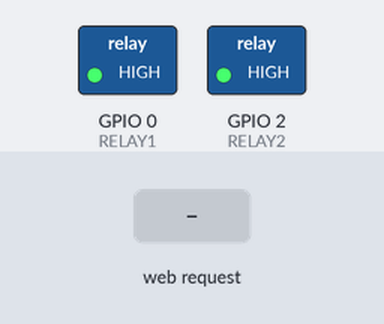
This sketch was run on a simulated ESP8266 (NodeMCU). Parts: switched loads named in the sketch (green lamp = pin HIGH). The test bench sets the inputs (shaded band). WiFi joins after 1.5 s; servers stay silent unless stated; what the sketch prints to the serial monitor is not drawn.

Above: at 2.7 s.
2.8 s: HTTP request GET /ON1 received
At 3.2 s:
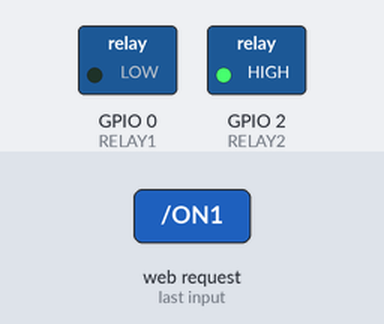
4.3 s: HTTP request GET /ON2 received
At 5.5 s:
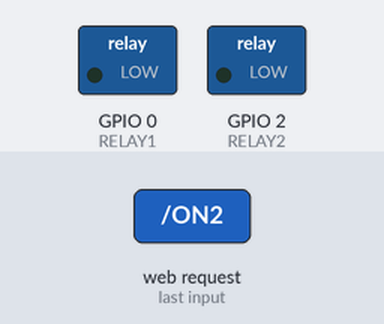
5.8 s: HTTP request GET /OFF1 received
At 6.7 s:
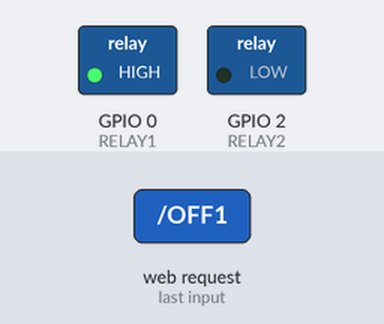
7.3 s: HTTP request GET /OFF2 received
At 7.9 s:
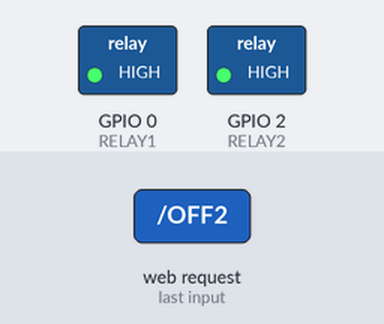
Timing chart, 0 to 9.8 s (numbered marks = the images above; inputs shaded):
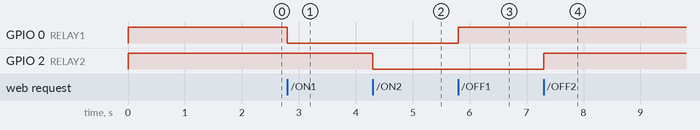

Measured:
- after the input at 2.8 s, GPIO 0 (RELAY1): HIGH → LOW at once
- after the input at 4.3 s, GPIO 2 (RELAY2): HIGH → LOW at once
- after the input at 5.8 s, GPIO 0 (RELAY1): LOW → HIGH at once
- after the input at 7.3 s, GPIO 2 (RELAY2): LOW → HIGH at once

The sketch:

SimpleESP01httpRelayArduinoOTA.ino
```cpp
/*
@File         :   SimpleESP01httpRelayArduinoOTA.ino
@Time         :   2023/01/23
@Author       :   joyel24
@Contributors :   joyel24
*/

#include <ESP8266WiFi.h>
#include <ESP8266mDNS.h>
#include <WiFiUdp.h>
#include <ESP8266WebServer.h>
#include <ArduinoOTA.h>

#include "secrets.h"  //Add Your WLAN Credentials in this file

#define RELAY1          0             //Enter your relay1 pin
#define RELAY2          2             //Enter your relay2 pin
#define ON              LOW           //Define active low or active high for relays
#define OFF             HIGH          //Define active low or active high for relays
#define NumberOfRelays  2             //Define the number of relays (1 or 2)

ESP8266WebServer server(80);          //http port
#include "WebserverRequests.h"

void setup() {
  digitalWrite(RELAY1, OFF);          //Set default state to OFF
  if (NumberOfRelays > 1){
    digitalWrite(RELAY2, OFF);
  }
  pinMode(RELAY1, OUTPUT);            //Set pin as output
  if (NumberOfRelays > 1){
    pinMode(RELAY2, OUTPUT);
  }

  Serial.begin(115200);
  Serial.println("Booting");
  WiFi.mode(WIFI_STA);
  WiFi.begin(ssid, password);
  while (WiFi.waitForConnectResult() != WL_CONNECTED) {
    Serial.println("Connection Failed! Retry...");
    delay(1000);
    WiFi.begin(ssid, password);
    //ESP.restart();
  }
  #include "OTA.h"  //include OTA to handle ARDUINO IDE uploade code capability

  //Read the ESP8266WebServer library documentation to understand
  server.onNotFound(handleNotFound);
  server.on("/", handleRoot);
  server.on("/ON1", Relay1_ON);
  server.on("/OFF1", Relay1_OFF);
  server.on("/ON2", Relay2_ON);
  server.on("/OFF2", Relay2_OFF);
  server.begin();
}


void loop() {
  ArduinoOTA.handle();        //OTA update for Arduino IDE [OTA.h]
  server.handleClient();      //Read the ESP8266WebServer library documentation to understand
}
```

OTA.h
```cpp
//This file is a part of ArduinOTA BasicOTA example file

// Port defaults to 8266
// ArduinoOTA.setPort(8266);

// Hostname defaults to esp8266-[ChipID]
// ArduinoOTA.setHostname("myesp8266");

// No authentication by default
// ArduinoOTA.setPassword("admin");

// Password can be set with it's md5 value as well
// MD5(admin) = 21232f297a57a5a743894a0e4a801fc3
// ArduinoOTA.setPasswordHash("21232f297a57a5a743894a0e4a801fc3");

ArduinoOTA.onStart([]() {
  String type;
  if (ArduinoOTA.getCommand() == U_FLASH) {
    type = "sketch";
  } else {  // U_FS
    type = "filesystem";
  }

  // NOTE: if updating FS this would be the place to unmount FS using FS.end()
  Serial.println("Start updating " + type);
});
ArduinoOTA.onEnd([]() {
  Serial.println("\nEnd");
});
ArduinoOTA.onProgress([](unsigned int progress, unsigned int total) {
  Serial.printf("Progress: %u%%\r", (progress / (total / 100)));
});
ArduinoOTA.onError([](ota_error_t error) {
  Serial.printf("Error[%u]: ", error);
  if (error == OTA_AUTH_ERROR) {
    Serial.println("Auth Failed");
  } else if (error == OTA_BEGIN_ERROR) {
    Serial.println("Begin Failed");
  } else if (error == OTA_CONNECT_ERROR) {
    Serial.println("Connect Failed");
  } else if (error == OTA_RECEIVE_ERROR) {
    Serial.println("Receive Failed");
  } else if (error == OTA_END_ERROR) {
    Serial.println("End Failed");
  }
});
ArduinoOTA.begin();
Serial.println("Ready");
Serial.print("IP address: ");
Serial.println(WiFi.localIP());
```

WebserverRequests.h
```cpp
/*
@File         :   WebserverRequests.h
@Time         :   2023/01/24
@Author       :   joyel24
@Contributors :   joyel24
*/

//On not found
void handleNotFound() {
  String message = "File Not Found\n\n";
  message += "URI: ";
  message += server.uri();
  message += "\nMethod: ";
  message += (server.method() == HTTP_GET) ? "GET" : "POST";
  message += "\nArguments: ";
  message += server.args();
  message += "\n";
  for (uint8_t i = 0; i < server.args(); i++) { message += " " + server.argName(i) + ": " + server.arg(i) + "\n"; }
  server.send(404, "text/plain", message);
}

//on GET /
void handleRoot() {
  //If there is only one relay
  if (NumberOfRelays == 1){
    String answer = "<h1 style=font-size:100px> <center> <br>RELAY 1 <a href=\"/ON1\">";
    //Show lightblue background in the ON RELAY1 button if Relay is already on
    if (digitalRead(RELAY1) == ON){
      answer += "<button style=font-size:100px\;background-color:lightblue>ON</button></a></pre> </pre><a href=\"/OFF1\"><button style=font-size:100px>OFF</button></a><br>";
    }
    //Show lightblue background in the OFF RELAY1 button if Relay is off
    else if(digitalRead(RELAY1) == OFF){
      answer += "<button style=font-size:100px>ON</button></a></pre> </pre><a href=\"/OFF1\"><button style=font-size:100px\;background-color:lightblue>OFF</button></a></center> </h1>";
    }
    //Without condition, the answer looks like : server.send(200, "text/html", "<h1 style=font-size:100px> <center> <br>RELAY 1:<a href=\"/ON1\"><button style=font-size:100px>ON</button></a></pre> </pre><a href=\"/OFF1\"><button style=font-size:100px>OFF</button></a> </center> </h1>");
    server.send(200, "text/html", answer);
  }
  //If there are 2 relays
  else if(NumberOfRelays == 2){
    String answer = "<h1 style=font-size:100px> <center> <br>RELAY 1 <a href=\"/ON1\">";
    if (digitalRead(RELAY1) == ON){
      answer += "<button style=font-size:100px\;background-color:lightblue>ON</button></a></pre> </pre><a href=\"/OFF1\"><button style=font-size:100px>OFF</button></a><br>";
    }
    else if(digitalRead(RELAY1) == OFF){
      answer += "<button style=font-size:100px>ON</button></a></pre> </pre><a href=\"/OFF1\"><button style=font-size:100px\;background-color:lightblue>OFF</button></a><br>";
    }

    if (digitalRead(RELAY2) == ON){
      answer += "RELAY 2 <a href=\"/ON2\"><button style=font-size:100px\;background-color:lightblue>ON</button></a></pre> </pre><a href=\"/OFF2\"><button style=font-size:100px>OFF</button></a></center> </h1>";
    }
    else if(digitalRead(RELAY2) == OFF){
      answer += "RELAY 2 <a href=\"/ON2\"><button style=font-size:100px>ON</button></a></pre> </pre><a href=\"/OFF2\"><button style=font-size:100px\;background-color:lightblue>OFF</button></a></center> </h1>";
    }

    //wihtout conditions, the answer looks like : server.send(200, "text/html", "<h1 style=font-size:100px> <center> <br>RELAY 1:<a href=\"/ON1\"><button style=font-size:100px\;background-color:lightblue>ON</button></a></pre> </pre><a href=\"/OFF1\"><button style=font-size:100px>OFF</button></a><br>RELAY 2:<a href=\"/ON2\"><button style=font-size:100px>ON</button></a></pre> </pre><a href=\"/OFF2\"><button style=font-size:100px>OFF</button></a></center> </h1>");
    server.send(200, "text/html", answer);
  }
}

//on GET /ON1
void Relay1_ON() {
  digitalWrite(RELAY1, ON);                           //Enable Relay
  server.sendHeader("Location", String("/"), true);   //  Redirects to
  server.send ( 302, "text/plain", "");               //  home
}
//on GET /OFF1
void Relay1_OFF() {
  digitalWrite(RELAY1, OFF);
  server.sendHeader("Location", String("/"), true);
  server.send ( 302, "text/plain", "");
}
//on GET /ON2
void Relay2_ON() {
  digitalWrite(RELAY2, ON);
  server.sendHeader("Location", String("/"), true);
  server.send ( 302, "text/plain", "");
}
//on GET /OFF2
void Relay2_OFF() {
  digitalWrite(RELAY2, OFF);
  server.sendHeader("Location", String("/"), true);
  server.send ( 302, "text/plain", "");
}
```

secrets.h
```cpp
#ifndef STASSID
#define STASSID "enteryoussid"
#define STAPSK "enteryoupassword"
#endif

const char *ssid = STASSID;
const char *password = STAPSK;
```
